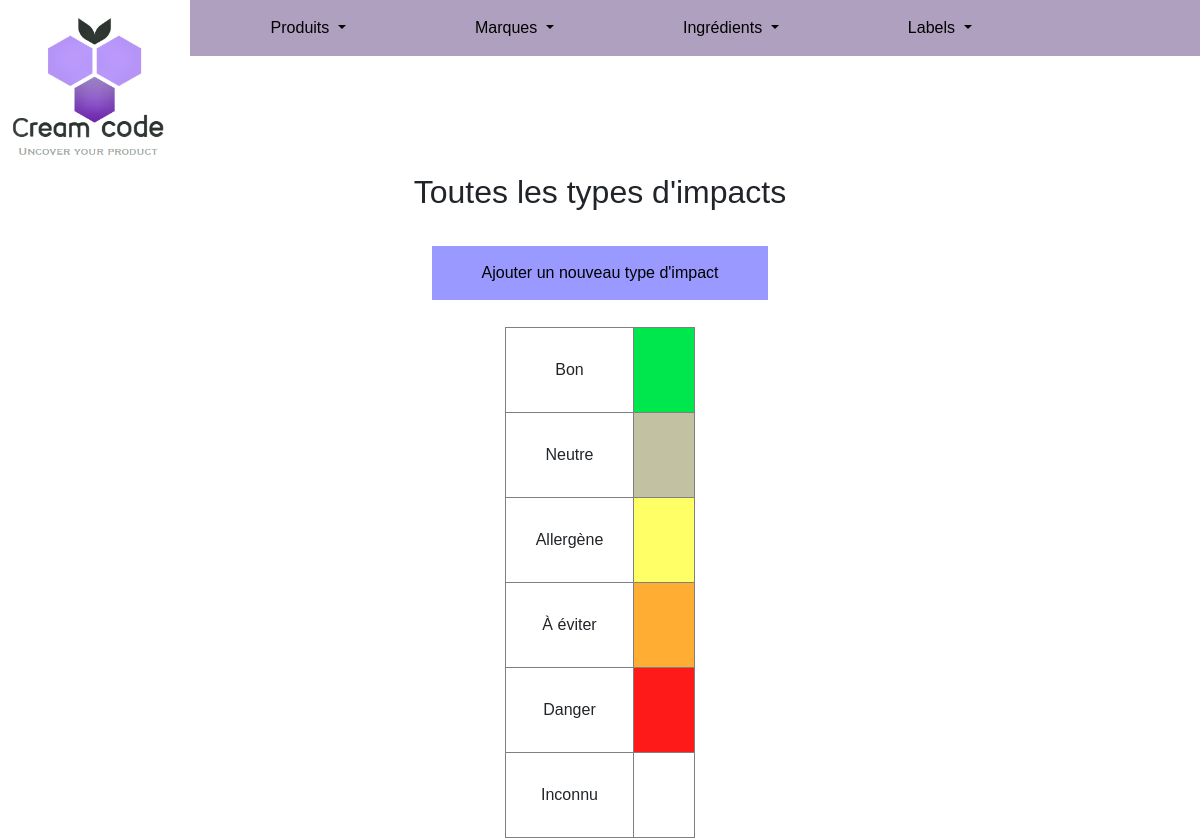
The app's page /Front/Admin/index.php?controller=ingredient&action=getIngredientImpacts with its own data.
### tables this page shows
CREATE TABLE `ingredient_impact` (
  `id` int(11) NOT NULL,
  `impact_level` varchar(30) NOT NULL,
  `color` varchar(10) NOT NULL
);

### Back/Renderer.php (called while the page is built, shortened)
<?php
class Renderer
{
    public static function render(string $path, array $variables = [])
    {
        extract($variables);
        require($path . '.html.php');
        require('layout.html.php');
        exit();
    }
}

### Back/Controllers/Ingredient/GetIngredientImpactsAction.php (called while the page is built, shortened)
<?php
class GetIngredientImpactsAction extends Controller
{
    public function __invoke()
    {
        $impactsPresenter = $this->getAllData();
        \Renderer::render('Ingredient/get_ingredient_impacts', compact('pageTitle', 'impactsPresenter'));
    }
    public function getAllData()
    {
        $impacts = $this->repository->findAll();
        $impactsPresenter = [];
        foreach($impacts as $impact) {
            $impactsPresenter[] = new IngredientImpact($impact);
        }
        return $impactsPresenter;
    }
}

### Back/Application.php (called while the page is built, shortened)
<?php
class Application
{
    public static function process()
    {
        $controller = new $controllerName();
        $controller();
    }
}

### Back/Controllers/Controller.php (called while the page is built, shortened)
<?php
abstract class Controller
{
    public function __construct()
    {
        $this->repository = new $this->repositoryName();
    }
}

### Back/autoload.php (called while the page is built, shortened)
<?php
spl_autoload_register(function($className)
{
    $className = str_replace("\\", DIRECTORY_SEPARATOR, $className);
});

### Back/Models/Repository/Database.php (called while the page is built, shortened)
<?php
class Database
{
    private static $instance = null;
    public static function getPdo(): PDO
    {
        if (self::$instance === null)
        {
            self::$instance = new PDO('mysql:host=localhost;dbname=creamcode;charset=utf8', 'tarine', 'tarinecreamcode', [
                PDO::ATTR_ERRMODE => PDO::ERRMODE_EXCEPTION,
                PDO::ATTR_DEFAULT_FETCH_MODE => PDO::FETCH_ASSOC
            ]);
        }
        return self::$instance;
    }
}

### Back/Models/Repository/Model.php (called while the page is built, shortened)
<?php
abstract class Model
{
    protected $pdo;
    protected $table;
    public function __construct()
    {
        $this->pdo = Database::getPdo();
    }
    public function findAll()
    {
        $resultats = $this->pdo->query("SELECT * FROM {$this->table}");
        $items = $resultats->fetchAll();
        return $items;
    }
}

### Back/Models/Entity/Ingredient/IngredientImpact.php (called while the page is built, shortened)
<?php
class IngredientImpact
{
    private $impactLevel;
    private $color;
    public function getImpactLevel(): string
    {
        return $this->impactLevel;
    }
    public function setImpactLevel(string $impactLevel): void
    {
        $this->impactLevel = $impactLevel;
    }
    public function getColor(): string
    {
        return $this->color;
    }
    public function setColor(string $color): void
    {
        $this->color = $color;
    }
}

### Front/Admin/Ingredient/get_ingredient_impacts.html.php (the view, shortened to what this page needs)
<h2>Toutes les types d'impacts</h2>
<br/>
<form action="index.php?controller=ingredient&action=createIngredientImpact&task=form" method="POST">
    <button class="raccourci_buttons">Ajouter un nouveau type d'impact</button>
</form>
<br/>
<div class="get-all">
    <table class="all-tab">
        <?php foreach($impactsPresenter as $impact): ?>
            <tr>
                <td><?= $impact->getImpactLevel() ?></td>
                <td class="all_impact_color" id="<?= $impact->getColor() ?>"></td>
            </tr>
        <?php endforeach ?>
    </table>
</div>

### Front/Integration/template.css (style rules this page uses)
* { margin: 0px; padding: 0px; font-family: "Trebuchet MS",Arial,sans-serif; text-align: center; }
.raccourci_buttons, .form_buttons { border-radius: 0; padding: 15px 50px; border: solid white; background-color: #9999ff; color: black; }
.all-tab { margin: 0px auto; border: 1px solid grey; border-collapse: collapse; }
.all-tab th, td { border: 1px solid grey; padding: 30px; }

### records on screen
ingredient_impact: impact_level "Bon"
ingredient_impact: impact_level "Neutre"
ingredient_impact: impact_level "Allergène"
ingredient_impact: impact_level "À éviter"
ingredient_impact: impact_level "Danger"
ingredient_impact: impact_level "Inconnu"
